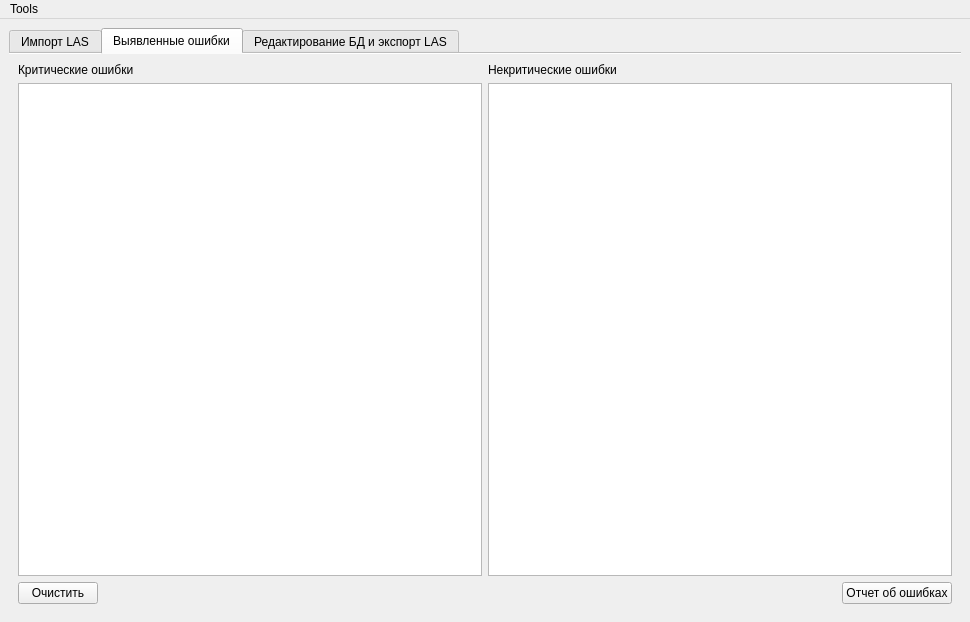
<?xml version="1.0" encoding="UTF-8"?>
<ui version="4.0">
 <class>MainWindow</class>
 <widget class="QMainWindow" name="MainWindow">
  <property name="geometry">
   <rect>
    <x>0</x>
    <y>0</y>
    <width>970</width>
    <height>622</height>
   </rect>
  </property>
  <property name="windowTitle">
   <string>ГИС+</string>
  </property>
  <widget class="QWidget" name="centralwidget">
   <layout class="QHBoxLayout" name="horizontalLayout_7">
    <item>
     <widget class="QTabWidget" name="tabWidgetMain">
      <property name="styleSheet">
       <string notr="true">font: 16pt &quot;Montserrat&quot;;</string>
      </property>
      <property name="tabShape">
       <enum>QTabWidget::Rounded</enum>
      </property>
      <property name="currentIndex">
       <number>1</number>
      </property>
      <property name="elideMode">
       <enum>Qt::ElideLeft</enum>
      </property>
      <property name="usesScrollButtons">
       <bool>false</bool>
      </property>
      <property name="documentMode">
       <bool>true</bool>
      </property>
      <property name="movable">
       <bool>false</bool>
      </property>
      <property name="tabBarAutoHide">
       <bool>false</bool>
      </property>
      <widget class="QWidget" name="tabImport">
       <attribute name="title">
        <string>Импорт LAS</string>
       </attribute>
       <layout class="QHBoxLayout" name="horizontalLayout_2" stretch="2">
        <item>
         <layout class="QVBoxLayout" name="verticalLayout_2">
          <item>
           <widget class="QTableView" name="tableView">
            <property name="textElideMode">
             <enum>Qt::ElideLeft</enum>
            </property>
            <property name="wordWrap">
             <bool>true</bool>
            </property>
           </widget>
          </item>
          <item>
           <layout class="QHBoxLayout" name="horizontalLayout"/>
          </item>
         </layout>
        </item>
       </layout>
      </widget>
      <widget class="QWidget" name="tabErrors">
       <attribute name="title">
        <string>Выявленные ошибки</string>
       </attribute>
       <layout class="QVBoxLayout" name="verticalLayout">
        <item>
         <layout class="QGridLayout" name="gridLayout_2">
          <item row="0" column="0">
           <widget class="QLabel" name="lbl_fatal">
            <property name="text">
             <string>Критические ошибки</string>
            </property>
           </widget>
          </item>
          <item row="1" column="0">
           <widget class="QListWidget" name="listWidget_fatal"/>
          </item>
          <item row="1" column="1">
           <widget class="QListWidget" name="listWidget_nonfatal"/>
          </item>
          <item row="0" column="1">
           <widget class="QLabel" name="lbl_nonFatal">
            <property name="text">
             <string>Некритические ошибки</string>
            </property>
           </widget>
          </item>
         </layout>
        </item>
        <item>
         <layout class="QHBoxLayout" name="horizontalLayout_6">
          <item>
           <widget class="QPushButton" name="btn_reportClear">
            <property name="styleSheet">
             <string notr="true">font: 14pt &quot;Montserrat&quot;;</string>
            </property>
            <property name="text">
             <string>Очистить</string>
            </property>
           </widget>
          </item>
          <item>
           <spacer name="horizontalSpacer_3">
            <property name="orientation">
             <enum>Qt::Horizontal</enum>
            </property>
            <property name="sizeHint" stdset="0">
             <size>
              <width>40</width>
              <height>20</height>
             </size>
            </property>
           </spacer>
          </item>
          <item>
           <widget class="QPushButton" name="btn_report">
            <property name="styleSheet">
             <string notr="true">font: 14pt &quot;Montserrat&quot;;</string>
            </property>
            <property name="text">
             <string>Отчет об ошибках</string>
            </property>
           </widget>
          </item>
         </layout>
        </item>
       </layout>
      </widget>
      <widget class="QWidget" name="tabExport">
       <attribute name="title">
        <string>Редактирование БД и экспорт LAS</string>
       </attribute>
       <layout class="QHBoxLayout" name="horizontalLayout_3" stretch="2">
        <item>
         <layout class="QVBoxLayout" name="verticalLayout_3">
          <item>
           <layout class="QGridLayout" name="gridLayout" columnstretch="0,3,2,0">
            <item row="2" column="2">
             <layout class="QHBoxLayout" name="hlayout_minmax">
              <item>
               <widget class="QLineEdit" name="edit_min">
                <property name="styleSheet">
                 <string notr="true">font: 14pt &quot;Montserrat&quot;;</string>
                </property>
                <property name="inputMask">
                 <string>99999</string>
                </property>
                <property name="text">
                 <string/>
                </property>
                <property name="placeholderText">
                 <string>min</string>
                </property>
               </widget>
              </item>
              <item>
               <widget class="QLineEdit" name="edit_max">
                <property name="styleSheet">
                 <string notr="true">font: 14pt &quot;Montserrat&quot;;</string>
                </property>
                <property name="inputMask">
                 <string>99999</string>
                </property>
                <property name="placeholderText">
                 <string>max</string>
                </property>
               </widget>
              </item>
             </layout>
            </item>
            <item row="2" column="1">
             <widget class="QLabel" name="lbl_intervals">
              <property name="styleSheet">
               <string notr="true">font: 14pt &quot;Montserrat&quot;;</string>
              </property>
              <property name="text">
               <string>Выбор интервала:</string>
              </property>
             </widget>
            </item>
            <item row="1" column="1">
             <widget class="QLabel" name="lbl_well">
              <property name="styleSheet">
               <string notr="true">font: 14pt &quot;Montserrat&quot;;</string>
              </property>
              <property name="text">
               <string>Выбор скважины:</string>
              </property>
             </widget>
            </item>
            <item row="0" column="2">
             <widget class="QComboBox" name="cmb_oilfield">
              <property name="styleSheet">
               <string notr="true">font: 14pt &quot;Montserrat&quot;;</string>
              </property>
             </widget>
            </item>
            <item row="0" column="1">
             <widget class="QLabel" name="lbl_oilfield">
              <property name="styleSheet">
               <string notr="true">font: 14pt &quot;Montserrat&quot;;</string>
              </property>
              <property name="text">
               <string>Выбор месторождения:</string>
              </property>
             </widget>
            </item>
            <item row="3" column="2">
             <widget class="QComboBox" name="cmb_well_logging">
              <property name="styleSheet">
               <string notr="true">font: 14pt &quot;Montserrat&quot;;</string>
              </property>
             </widget>
            </item>
            <item row="1" column="2">
             <widget class="QComboBox" name="cmb_well">
              <property name="styleSheet">
               <string notr="true">font: 14pt &quot;Montserrat&quot;;</string>
              </property>
             </widget>
            </item>
            <item row="3" column="1">
             <widget class="QLabel" name="lbl_well_logging">
              <property name="styleSheet">
               <string notr="true">font: 14pt &quot;Montserrat&quot;;</string>
              </property>
              <property name="text">
               <string>Выбор метода ГИС:</string>
              </property>
             </widget>
            </item>
            <item row="2" column="0">
             <spacer name="horizontalSpacer">
              <property name="orientation">
               <enum>Qt::Horizontal</enum>
              </property>
              <property name="sizeHint" stdset="0">
               <size>
                <width>40</width>
                <height>20</height>
               </size>
              </property>
             </spacer>
            </item>
            <item row="1" column="3">
             <spacer name="horizontalSpacer_2">
              <property name="orientation">
               <enum>Qt::Horizontal</enum>
              </property>
              <property name="sizeHint" stdset="0">
               <size>
                <width>40</width>
                <height>20</height>
               </size>
              </property>
             </spacer>
            </item>
            <item row="3" column="3">
             <widget class="QPushButton" name="btn_filter">
              <property name="font">
               <font>
                <family>Montserrat</family>
                <pointsize>14</pointsize>
                <weight>50</weight>
                <italic>false</italic>
                <bold>false</bold>
               </font>
              </property>
              <property name="styleSheet">
               <string notr="true">font: 14pt &quot;Montserrat&quot;;</string>
              </property>
              <property name="text">
               <string>Отфильтровать</string>
              </property>
             </widget>
            </item>
            <item row="2" column="3">
             <widget class="QPushButton" name="btn_clearfilter">
              <property name="styleSheet">
               <string notr="true">font: 14pt &quot;Montserrat&quot;;</string>
              </property>
              <property name="text">
               <string>Очистить выбор</string>
              </property>
             </widget>
            </item>
           </layout>
          </item>
          <item>
           <widget class="QTableView" name="tableView_2">
            <property name="dragDropOverwriteMode">
             <bool>true</bool>
            </property>
            <property name="textElideMode">
             <enum>Qt::ElideLeft</enum>
            </property>
            <property name="wordWrap">
             <bool>true</bool>
            </property>
            <property name="cornerButtonEnabled">
             <bool>true</bool>
            </property>
           </widget>
          </item>
          <item>
           <layout class="QHBoxLayout" name="horizontalLayout_4"/>
          </item>
         </layout>
        </item>
       </layout>
      </widget>
     </widget>
    </item>
   </layout>
  </widget>
  <widget class="QMenuBar" name="menubar">
   <property name="geometry">
    <rect>
     <x>0</x>
     <y>0</y>
     <width>970</width>
     <height>24</height>
    </rect>
   </property>
   <widget class="QMenu" name="menu_tools">
    <property name="title">
     <string>Tools</string>
    </property>
    <addaction name="actionImport_Las"/>
   </widget>
   <addaction name="menu_tools"/>
  </widget>
  <action name="actionImport_Las">
   <property name="text">
    <string>Import LAS</string>
   </property>
  </action>
  <action name="actionExport_LAS">
   <property name="text">
    <string>Export LAS</string>
   </property>
  </action>
 </widget>
 <resources/>
 <connections/>
</ui>
